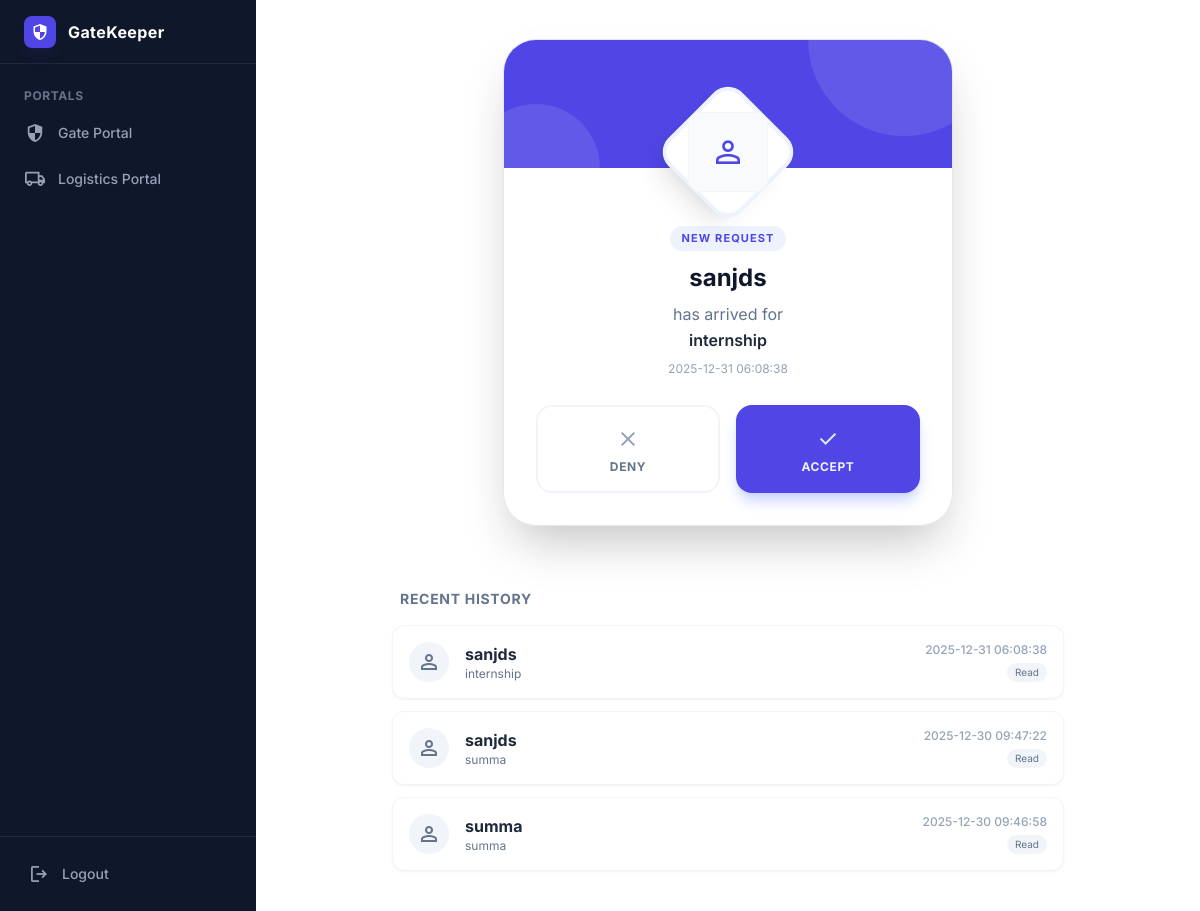
/notifications (signed in), run on the app's committed database.
### tables this page shows
CREATE TABLE notifications (id INTEGER PRIMARY KEY AUTOINCREMENT, host_login_id TEXT NOT NULL, visitor_name TEXT NOT NULL, reason TEXT NOT NULL, timestamp DATETIME DEFAULT CURRENT_TIMESTAMP, is_read BOOLEAN DEFAULT 0, visitor_id INTEGER);

### app.py (the view)
@app.route('/notifications')
def notifications_page():
    if not is_logged_in():
        return flask.redirect(flask.url_for('login'))
    login_id = flask.session.get('login_id')
    from employee_db import get_notification_history
    notifications = get_notification_history(login_id)
    latest_notification = notifications[0] if notifications else None
    return flask.render_template('notification.html', notification=latest_notification, all_notifications=notifications)

### app.py (called while the page is built)
@app.context_processor
def inject_role_name():
    def get_role_name(level):
        if level is None: return 'Unknown'
        roles = {
            1: 'Foreman',
            2: 'Supervisor',
            3: 'Employee',
            4: 'Admin',
            5: 'Developer'
        }
        return roles.get(int(level), 'Unknown')
    return dict(get_role_name=get_role_name)

def is_logged_in():
    if 'user' not in flask.session:
        return False
    if flask.session.get('user') == 'super':
        return True
    login_id = flask.session.get('login_id')
    if not login_id:
         return False # Should have login_id if not super
    status = get_employee_status(login_id)
    if status != 1:
        flask.session.pop('user', None)
        flask.session.pop('auth_level', None)
        flask.session.pop('login_id', None)
        return False
    return True

### employee_db.py (called while the page is built)
def get_db_connection():
    conn = sqlite3.connect(DB_NAME)
    conn.row_factory = sqlite3.Row
    return conn

def get_employee_status(login_id):
    conn = get_db_connection()
    try:
        cursor = conn.execute("SELECT status FROM employee WHERE login_id = ?", (login_id,))
        row = cursor.fetchone()
        if row:
            return row['status']
        return None
    except Exception as e:
        logger.error(f"Error getting employee status: {e}")
        return None
    finally:
        conn.close()

def get_notification_history(host_login_id):
    conn = get_db_connection()
    try:
        with conn:
            cursor = conn.execute("SELECT * FROM notifications WHERE host_login_id = ? ORDER BY timestamp DESC LIMIT 20", (host_login_id,))
            rows = cursor.fetchall()
            return [dict(row) for row in rows]
    except Exception as e:
        print(f"Error getting notification history: {e}")
        return []
    finally:
        conn.close()

### templates/notification.html (shortened to what this page needs)
<!DOCTYPE html>
<html lang="en">
<head>
  <script src="https://cdn.tailwindcss.com?plugins=forms,container-queries"></script>
</head>
<body
  class="bg-background-light dark:bg-background-dark font-display min-h-screen flex flex-col overflow-hidden text-slate-600">
  <div class="flex h-screen bg-background-light overflow-hidden">
    <aside class="w-64 bg-slate-900 text-slate-300 flex flex-col shrink-0 transition-all duration-300 z-20">
      <div class="h-16 flex items-center px-6 border-b border-slate-800">
        <div class="flex items-center gap-3">
          <div
            class="size-8 rounded-lg bg-indigo-600 flex items-center justify-center text-white shadow-lg shadow-indigo-900/20">
            <span class="material-symbols-outlined text-xl">security</span>
          </div>
          <h1 class="font-bold text-white tracking-wide">GateKeeper</h1>
        </div>
      </div>
      <nav class="flex-1 overflow-y-auto py-6 px-3 space-y-1">
        <div class="px-3 mb-2 text-xs font-bold text-slate-500 uppercase tracking-wider">Portals</div>
        <a href="{{ url_for('home') }}"
          class="group flex items-center gap-3 px-3 py-2.5 rounded-lg text-slate-400 hover:text-white hover:bg-slate-800 transition-all">
          <span
            class="material-symbols-outlined text-[22px] group-hover:text-indigo-400 transition-colors">security</span>
          <span class="font-medium text-sm">Gate Portal</span>
        </a>
        <a href="{{ url_for('logistics') }}"
          class="group flex items-center gap-3 px-3 py-2.5 rounded-lg text-slate-400 hover:text-white hover:bg-slate-800 transition-all">
          <span
            class="material-symbols-outlined text-[22px] group-hover:text-indigo-400 transition-colors">local_shipping</span>
          <span class="font-medium text-sm">Logistics Portal</span>
        </a>
      </nav>
      <div class="p-4 border-t border-slate-800">
        <a href="{{ url_for('logout') }}"
          class="flex items-center gap-3 px-3 py-2.5 rounded-lg text-slate-400 hover:text-white hover:bg-red-900/30 transition-all group">
          <span class="material-symbols-outlined text-[22px] group-hover:text-red-400 transition-colors">logout</span>
          <span class="font-medium text-sm">Logout</span>
        </a>
      </div>
    </aside>
    <div class="flex-1 flex flex-col min-w-0 overflow-hidden relative bg-white dark:bg-slate-900">
      <main
        class="flex-grow flex flex-col items-center justify-start p-6 lg:p-10 gap-8 overflow-y-auto w-full max-w-5xl mx-auto z-10">
        <div class="w-full max-w-md">
          {% if notification %}
          <div
            class="relative w-full bg-white dark:bg-slate-800 rounded-[32px] shadow-2xl overflow-hidden animate-modal ring-1 ring-slate-200 dark:ring-slate-700">
            <div class="relative h-32 bg-indigo-600 overflow-hidden">
              <div
                class="absolute top-0 right-0 w-48 h-48 bg-white opacity-10 rounded-full -translate-y-1/2 translate-x-1/4">
              </div>
              <div
                class="absolute bottom-0 left-0 w-32 h-32 bg-white opacity-10 rounded-full translate-y-1/2 -translate-x-1/4">
              </div>
            </div>
            <div class="px-8 pb-8 relative">
              <div class="relative -mt-16 mb-6 flex justify-center">
                <div
                  class="w-24 h-24 rounded-2xl bg-white dark:bg-slate-800 p-2 shadow-xl rotate-45 transform origin-center z-10 ring-4 ring-indigo-50 dark:ring-slate-700">
                  <div
                    class="w-full h-full bg-slate-50 dark:bg-slate-700 rounded-xl flex items-center justify-center -rotate-45 border border-slate-100 dark:border-slate-600 overflow-hidden">
                    <span
                      class="material-symbols-outlined text-4xl text-indigo-600 dark:text-indigo-400">person_filled</span>
                  </div>
                </div>
              </div>
              <div class="text-center space-y-5">
                <div>
                  <div class="inline-block px-3 py-1 bg-indigo-50 dark:bg-indigo-900/30 rounded-full mb-3">
                    <h3 class="text-[11px] font-bold tracking-widest text-indigo-600 dark:text-indigo-400 uppercase">New
                      Request</h3>
                  </div>
                  <p class="text-2xl text-slate-900 dark:text-white font-bold leading-tight mb-2">{{
                    notification.visitor_name }}</p>
                  <p class="text-slate-500 dark:text-slate-400 leading-relaxed">
                    has arrived for <br />
                    <span class="font-semibold text-slate-800 dark:text-slate-200">{{ notification.reason }}</span>
                  </p>
                  <p class="text-xs text-slate-400 mt-2">{{ notification.timestamp }}</p>
                </div>
                <div class="grid grid-cols-2 gap-4 pt-2">
                  <button onclick="showDenialModal()"
                    class="flex flex-col items-center justify-center gap-1 py-4 px-2 rounded-2xl border-2 border-slate-100 dark:border-slate-700 hover:bg-red-50 hover:border-red-100 dark:hover:bg-red-900/10 dark:hover:border-red-900/30 group transition-all duration-200">
                    <span
                      class="material-symbols-outlined text-2xl text-slate-400 group-hover:text-red-500 transition-colors">close</span>
                    <span
                      class="text-xs font-bold uppercase tracking-wider text-slate-500 group-hover:text-red-600">Deny</span>
                  </button>
                  <button onclick="handleAction('approve')"
                    class="flex flex-col items-center justify-center gap-1 py-4 px-2 rounded-2xl bg-indigo-600 hover:bg-indigo-700 text-white shadow-lg shadow-indigo-200 dark:shadow-none hover:shadow-xl hover:-translate-y-1 transition-all duration-200 group">
                    <span class="material-symbols-outlined text-2xl text-indigo-100 group-hover:text-white">check</span>
                    <span class="text-xs font-bold uppercase tracking-wider text-indigo-50">Accept</span>
                  </button>
                </div>
              </div>
            </div>
          </div>
          {% endif %}
        </div>
        <div class="w-full max-w-2xl mt-8">
          <h3 class="text-sm font-bold text-slate-500 uppercase tracking-wider mb-4 px-2">Recent History</h3>
          <div class="flex flex-col gap-3">
            {% if all_notifications %}
            {% for note in all_notifications %}
            <div
              class="bg-white dark:bg-slate-800 p-4 rounded-xl border border-slate-100 dark:border-slate-700 shadow-sm flex items-center justify-between group hover:border-indigo-200 dark:hover:border-indigo-800 transition-colors">
              <div class="flex items-center gap-4">
                <div
                  class="w-10 h-10 rounded-full bg-slate-100 dark:bg-slate-700 flex items-center justify-center text-slate-500 dark:text-slate-400 group-hover:bg-indigo-50 group-hover:text-indigo-600 transition-colors">
                  <span class="material-symbols-outlined">person</span>
                </div>
                <div>
                  <p class="font-bold text-slate-800 dark:text-slate-200">{{ note.visitor_name }}</p>
                  <p class="text-xs text-slate-500">{{ note.reason }}</p>
                </div>
              </div>
              <div class="text-right">
                <p class="text-xs text-slate-400 font-medium">{{ note.timestamp }}</p>
                {% if note.is_read %}
                <span
                  class="text-[10px] bg-slate-100 text-slate-500 px-2 py-0.5 rounded-full mt-1 inline-block">Read</span>
                {% else %}
                <span
                  class="text-[10px] bg-indigo-50 text-indigo-600 px-2 py-0.5 rounded-full mt-1 inline-block font-bold">New</span>
                {% endif %}
              </div>
            </div>
            {% endfor %}
            {% else %}
            <p class="text-center text-slate-500 text-sm py-4">No notification history.</p>
            {% endif %}
          </div>
        </div>
      </main>
    </div>
  </div>
</body>
</html>

### templates/notification.html (style rules this page uses)
.animate-modal { animation: modalPop 0.4s cubic-bezier(0.16, 1, 0.3, 1) forwards; }

### data on the page
notifications: visitor_name "sanjds", reason "internship", timestamp "2025-12-31 06:08:38", is_read "Read"
notifications: visitor_name "sanjds", reason "summa", timestamp "2025-12-30 09:47:22", is_read "Read"
notifications: visitor_name "summa", reason "summa", timestamp "2025-12-30 09:46:58", is_read "Read"
